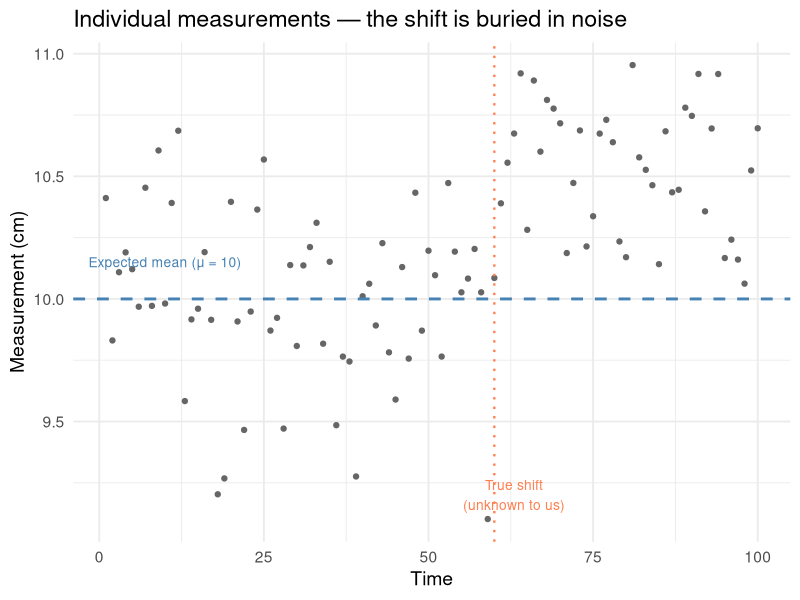
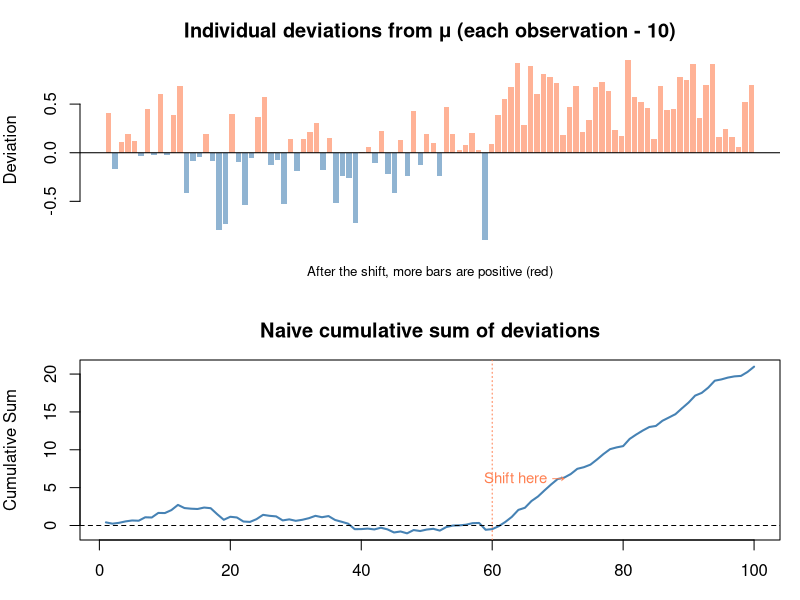
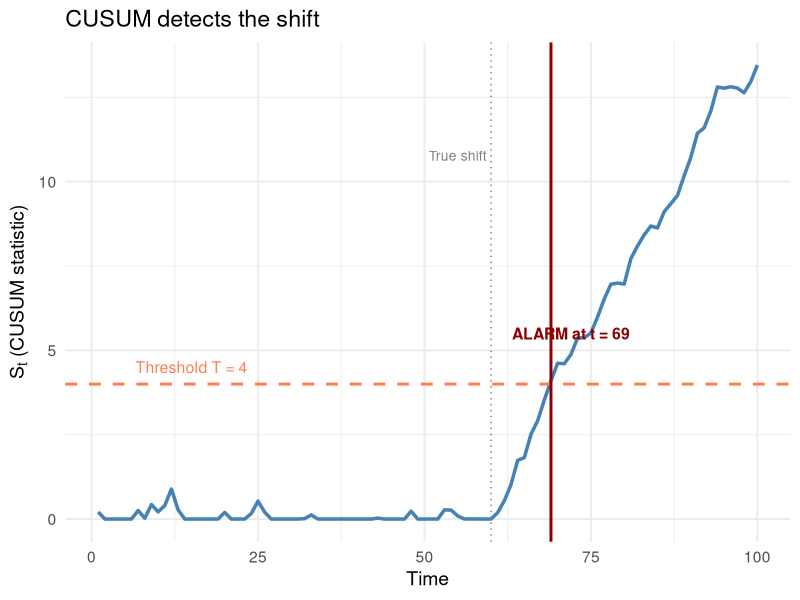
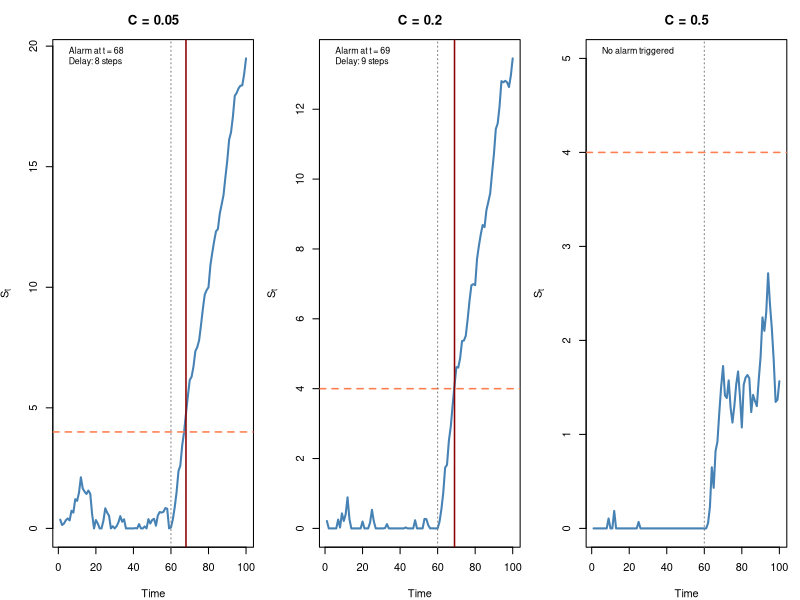
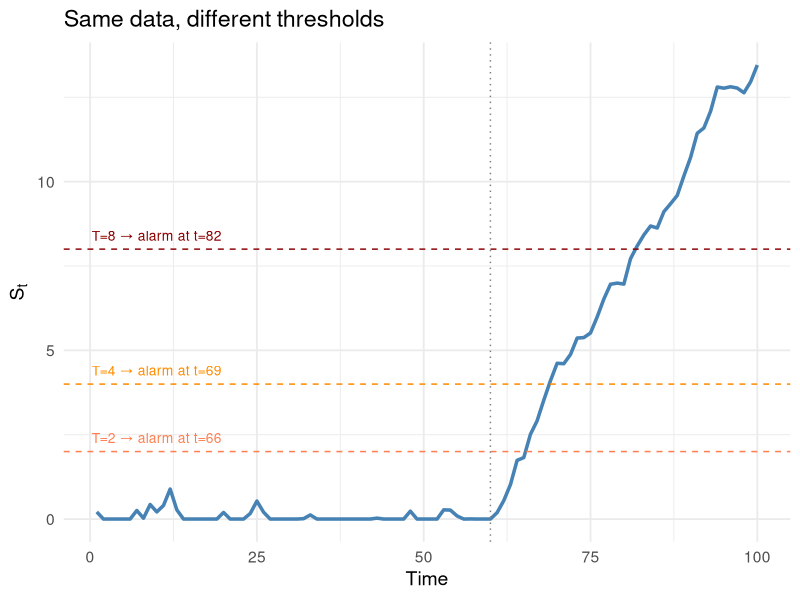
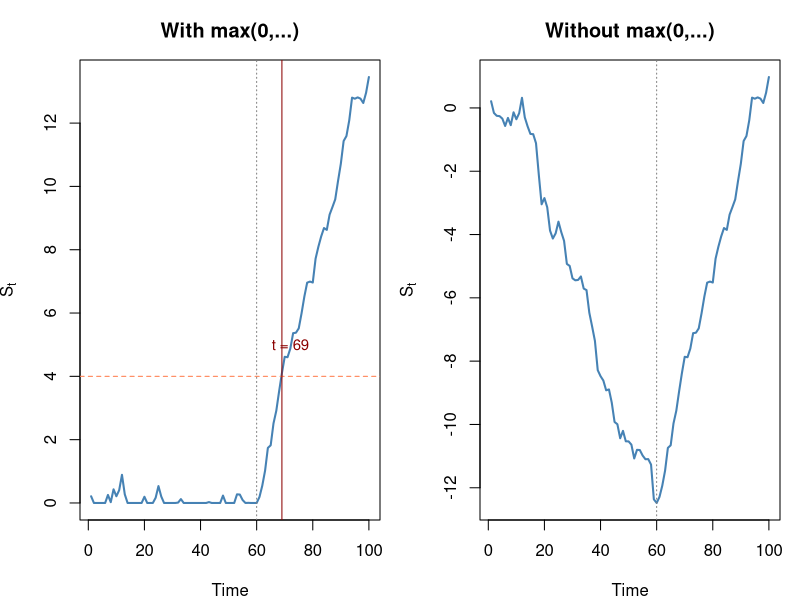
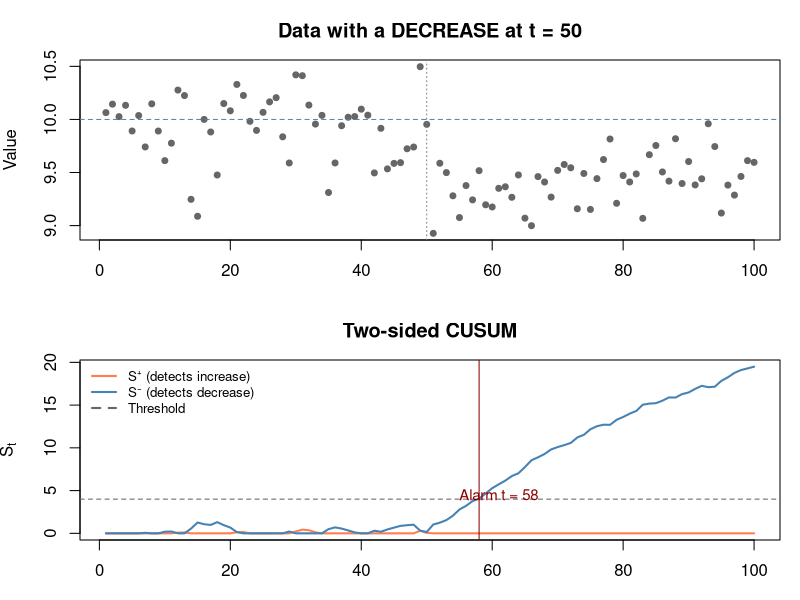
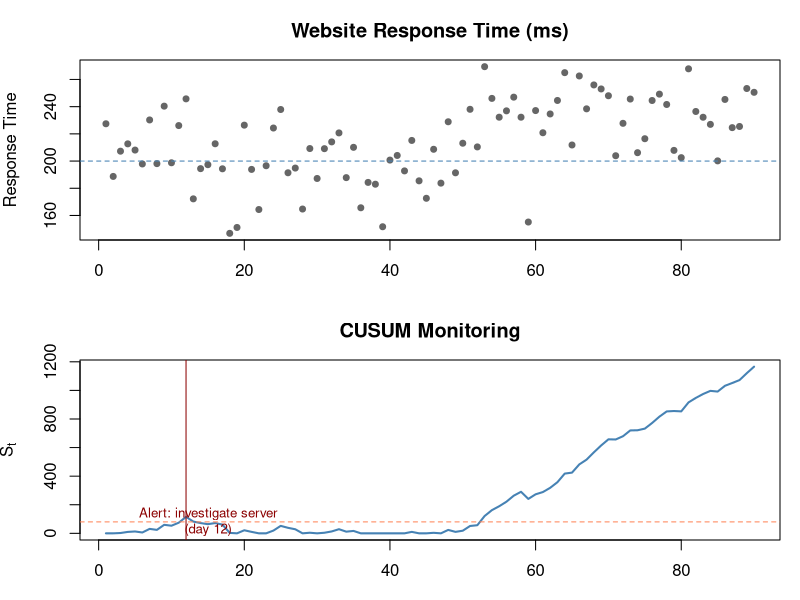

The R source for these figures, in order:
## ---- chunk 1
#| label: fig-the-problem
#| fig-cap: "Can you spot where the process shifted? It's hard to tell from individual points."

library(ggplot2)
set.seed(42)

# Normal process, then a shift at t = 60
n <- 100
mu <- 10       # expected mean
shift <- 0.5   # how much the mean shifts

x <- c(rnorm(60, mu, 0.3), rnorm(40, mu + shift, 0.3))
time <- 1:n

df <- data.frame(time = time, value = x)

ggplot(df, aes(time, value)) +
  geom_point(color = "gray40", size = 1.5) +
  geom_hline(yintercept = mu, color = "steelblue", linewidth = 1, linetype = "dashed") +
  annotate("text", x = 10, y = mu + 0.15, label = "Expected mean (μ = 10)",
           color = "steelblue", size = 3.5) +
  geom_vline(xintercept = 60, color = "coral", linetype = "dotted", linewidth = 0.8) +
  annotate("text", x = 63, y = 9.2, label = "True shift\n(unknown to us)",
           color = "coral", size = 3.5) +
  theme_minimal(base_size = 14) +
  labs(x = "Time", y = "Measurement (cm)",
       title = "Individual measurements — the shift is buried in noise")
## ---- chunk 2
#| label: fig-accumulation
#| fig-cap: "CUSUM accumulates positive deviations. When they pile up, a change is detected."

# Simple visual: show deviations accumulating
deviations <- x - mu

colors <- ifelse(deviations > 0, "coral", "steelblue")

par(mfrow = c(2, 1), mar = c(3, 4, 3, 1))

# Top: individual deviations
barplot(deviations, col = adjustcolor(colors, 0.6), border = NA,
  main = "Individual deviations from μ (each observation - 10)",
  ylab = "Deviation", names.arg = rep("", n))
abline(h = 0)
mtext("After the shift, more bars are positive (red)", side = 1, line = 1, cex = 0.8)

# Bottom: cumulative sum
cumdev <- cumsum(deviations)
plot(time, cumdev, type = "l", lwd = 2, col = "steelblue",
  main = "Naive cumulative sum of deviations",
  ylab = "Cumulative Sum", xlab = "Time")
abline(h = 0, lty = 2)
abline(v = 60, col = "coral", lty = 3)
text(65, max(cumdev) * 0.3, "Shift here →", col = "coral", cex = 0.9)

par(mfrow = c(1, 1))
## ---- chunk 3
#| label: fig-cusum-formula
#| fig-cap: "CUSUM in action: the score accumulates after the shift and crosses the threshold"

# Compute CUSUM
C_val <- 0.2  # allowance
T_val <- 4    # threshold

S <- numeric(n)
S[1] <- max(0, (x[1] - mu) - C_val)

for (t in 2:n) {
  S[t] <- max(0, S[t - 1] + (x[t] - mu) - C_val)
}

# When does it cross T?
alarm_time <- which(S > T_val)[1]

df_cusum <- data.frame(time = time, S = S)

ggplot(df_cusum, aes(time, S)) +
  geom_line(linewidth = 1.2, color = "steelblue") +
  geom_hline(yintercept = T_val, color = "coral", linewidth = 1, linetype = "dashed") +
  annotate("text", x = 15, y = T_val + 0.5,
           label = paste0("Threshold T = ", T_val), color = "coral", size = 4) +
  geom_vline(xintercept = 60, color = "gray50", linetype = "dotted") +
  annotate("text", x = 55, y = max(S) * 0.8, label = "True shift", color = "gray50", size = 3.5) +
  { if (!is.na(alarm_time))
    list(
      geom_vline(xintercept = alarm_time, color = "darkred", linewidth = 1),
      annotate("text", x = alarm_time + 3, y = T_val + 1.5,
               label = paste0("ALARM at t = ", alarm_time),
               color = "darkred", fontface = "bold", size = 4)
    )
  } +
  theme_minimal(base_size = 14) +
  labs(x = "Time", y = expression(S[t] ~ "(CUSUM statistic)"),
       title = "CUSUM detects the shift")
## ---- chunk 4
#| label: fig-c-effect
#| fig-cap: "Larger C = slower detection but fewer false alarms"

par(mfrow = c(1, 3), mar = c(4, 4, 3, 1))

for (C_test in c(0.05, 0.2, 0.5)) {
  S_test <- numeric(n)
  S_test[1] <- max(0, (x[1] - mu) - C_test)
  for (t in 2:n) {
    S_test[t] <- max(0, S_test[t - 1] + (x[t] - mu) - C_test)
  }

  alarm <- which(S_test > T_val)[1]

  plot(time, S_test, type = "l", lwd = 2, col = "steelblue",
    main = paste0("C = ", C_test),
    xlab = "Time", ylab = expression(S[t]),
    ylim = c(0, max(S_test, T_val + 1)))
  abline(h = T_val, col = "coral", lty = 2, lwd = 1.5)
  abline(v = 60, col = "gray50", lty = 3)

  if (!is.na(alarm)) {
    abline(v = alarm, col = "darkred", lwd = 1.5)
    legend("topleft", bty = "n", cex = 0.8,
      legend = c(
        paste0("Alarm at t = ", alarm),
        paste0("Delay: ", alarm - 60, " steps")
      ))
  } else {
    legend("topleft", bty = "n", cex = 0.8, legend = "No alarm triggered")
  }
}
par(mfrow = c(1, 1))
## ---- chunk 5
#| label: fig-t-effect
#| fig-cap: "Larger T = more evidence needed before triggering an alarm"

# Fix C, vary T
C_fixed <- 0.2

S_fixed <- numeric(n)
S_fixed[1] <- max(0, (x[1] - mu) - C_fixed)
for (t in 2:n) {
  S_fixed[t] <- max(0, S_fixed[t - 1] + (x[t] - mu) - C_fixed)
}

T_vals <- c(2, 4, 8)
alarm_times <- sapply(T_vals, function(Tv) which(S_fixed > Tv)[1])

df_t <- data.frame(time = time, S = S_fixed)

ggplot(df_t, aes(time, S)) +
  geom_line(linewidth = 1.2, color = "steelblue") +
  geom_hline(yintercept = T_vals[1], color = "coral", linetype = "dashed") +
  geom_hline(yintercept = T_vals[2], color = "darkorange", linetype = "dashed") +
  geom_hline(yintercept = T_vals[3], color = "darkred", linetype = "dashed") +
  annotate("text", x = 10, y = T_vals[1] + 0.4,
           label = paste0("T=2 → alarm at t=", alarm_times[1]), color = "coral", size = 3.5) +
  annotate("text", x = 10, y = T_vals[2] + 0.4,
           label = paste0("T=4 → alarm at t=", alarm_times[2]), color = "darkorange", size = 3.5) +
  annotate("text", x = 10, y = T_vals[3] + 0.4,
           label = paste0("T=8 → alarm at t=",
                          ifelse(is.na(alarm_times[3]), "never", alarm_times[3])),
           color = "darkred", size = 3.5) +
  geom_vline(xintercept = 60, color = "gray50", linetype = "dotted") +
  theme_minimal(base_size = 14) +
  labs(x = "Time", y = expression(S[t]),
       title = "Same data, different thresholds")
## ---- chunk 6
#| label: fig-max-zero
#| fig-cap: "Without max(0,...), past good behavior delays detection of real changes"

C_demo <- 0.2

# With max(0, ...)
S_with <- numeric(n)
S_with[1] <- max(0, (x[1] - mu) - C_demo)
for (t in 2:n) {
  S_with[t] <- max(0, S_with[t - 1] + (x[t] - mu) - C_demo)
}

# Without max(0, ...) — naive version
S_without <- numeric(n)
S_without[1] <- (x[1] - mu) - C_demo
for (t in 2:n) {
  S_without[t] <- S_without[t - 1] + (x[t] - mu) - C_demo
}

par(mfrow = c(1, 2), mar = c(4, 4, 3, 1))

plot(time, S_with, type = "l", lwd = 2, col = "steelblue",
  main = "With max(0,...)",
  xlab = "Time", ylab = expression(S[t]))
abline(h = T_val, col = "coral", lty = 2)
abline(v = 60, col = "gray50", lty = 3)
alarm1 <- which(S_with > T_val)[1]
if (!is.na(alarm1)) {
  abline(v = alarm1, col = "darkred")
  text(alarm1 + 3, T_val + 1, paste("t =", alarm1), col = "darkred", cex = 0.9)
}

plot(time, S_without, type = "l", lwd = 2, col = "steelblue",
  main = "Without max(0,...)",
  xlab = "Time", ylab = expression(S[t]))
abline(h = T_val, col = "coral", lty = 2)
abline(v = 60, col = "gray50", lty = 3)
alarm2 <- which(S_without > T_val)[1]
if (!is.na(alarm2)) {
  abline(v = alarm2, col = "darkred")
  text(alarm2 + 3, T_val + 1, paste("t =", alarm2), col = "darkred", cex = 0.9)
}

par(mfrow = c(1, 1))
## ---- chunk 7
#| label: fig-two-sided
#| fig-cap: "Two-sided CUSUM catches both upward and downward shifts"

set.seed(99)

# Process with a DECREASE at t=50
x2 <- c(rnorm(50, 10, 0.3), rnorm(50, 9.4, 0.3))

S_up <- numeric(n)
S_down <- numeric(n)
C2 <- 0.2

for (t in 2:n) {
  S_up[t] <- max(0, S_up[t - 1] + (x2[t] - mu) - C2)
  S_down[t] <- max(0, S_down[t - 1] - (x2[t] - mu) - C2)
}

par(mfrow = c(2, 1), mar = c(3, 4, 3, 1))

plot(time, x2, pch = 19, cex = 0.8, col = "gray40",
  main = "Data with a DECREASE at t = 50",
  ylab = "Value", xlab = "")
abline(h = mu, col = "steelblue", lty = 2)
abline(v = 50, col = "gray50", lty = 3)

plot(time, S_up, type = "l", lwd = 2, col = "coral",
  ylim = c(0, max(c(S_up, S_down, T_val + 1))),
  main = "Two-sided CUSUM", ylab = expression(S[t]), xlab = "Time")
lines(time, S_down, lwd = 2, col = "steelblue")
abline(h = T_val, lty = 2, col = "gray40")
legend("topleft", bty = "n",
  legend = c("S⁺ (detects increase)", "S⁻ (detects decrease)", "Threshold"),
  col = c("coral", "steelblue", "gray40"), lty = c(1, 1, 2), lwd = 2, cex = 0.8)

alarm_down <- which(S_down > T_val)[1]
if (!is.na(alarm_down)) {
  abline(v = alarm_down, col = "darkred")
  text(alarm_down + 3, T_val + 0.5, paste("Alarm t =", alarm_down),
       col = "darkred", cex = 0.9)
}

par(mfrow = c(1, 1))
## ---- chunk 8
#| label: fig-real-world
#| fig-cap: "CUSUM applied to website response times — detects server degradation"

set.seed(42)

# Website response time (ms)
days <- 1:90
resp_time <- c(
  rnorm(50, 200, 20),   # normal
  rnorm(40, 230, 25)    # degraded after day 50
)

mu_web <- 200
C_web <- 5
T_web <- 80

S_web <- numeric(90)
for (t in 2:90) {
  S_web[t] <- max(0, S_web[t - 1] + (resp_time[t] - mu_web) - C_web)
}

alarm_web <- which(S_web > T_web)[1]

par(mfrow = c(2, 1), mar = c(3, 4, 3, 1))

plot(days, resp_time, pch = 19, cex = 0.8, col = "gray40",
  main = "Website Response Time (ms)",
  ylab = "Response Time", xlab = "")
abline(h = mu_web, col = "steelblue", lty = 2)

plot(days, S_web, type = "l", lwd = 2, col = "steelblue",
  main = "CUSUM Monitoring", ylab = expression(S[t]), xlab = "Day")
abline(h = T_web, col = "coral", lty = 2)
if (!is.na(alarm_web)) {
  abline(v = alarm_web, col = "darkred")
  text(alarm_web + 3, T_web + 10,
    paste0("Alert: investigate server\n(day ", alarm_web, ")"),
    col = "darkred", cex = 0.8)
}

par(mfrow = c(1, 1))
